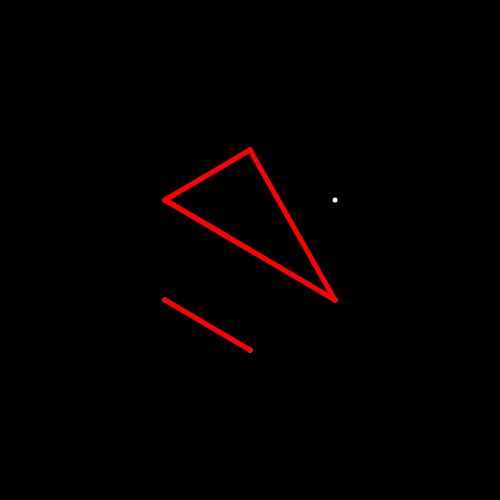
Frame 1 (no input)
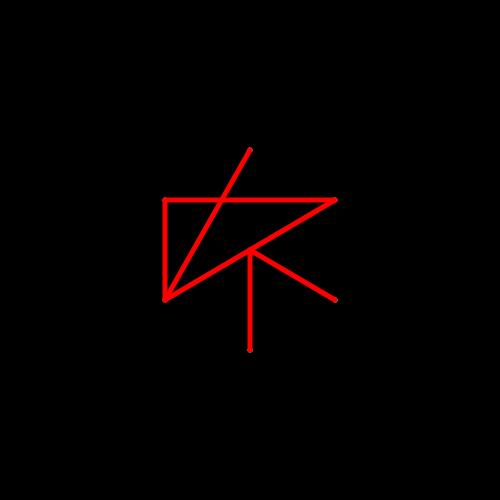
Frame 2 (the mouse pressed at the canvas centre, redrawn once)

The p5.js sketch that drew these frames (run headless with seeded random() and noise() and a simulated clock; the mouse was pressed at the canvas centre and the sketch redrawn once):

// p5.js sketch
// ── sketch.js
let points = []; //declaring array for coordinates
let lineStart = 0;
let lineEnd = 0;

let otherPoints = [
  { x: 25, y: 25 },
  { x: 25, y: 10 },
  { x: 10, y: 90 }, //these are objects literals
  //they specify the keys (name of fields)
  //and values (values of fields) of different
  //
];

function setup() {
  createCanvas(500, 500);

  points = [
    createVector(0, 0),
    createVector(0, -100),
    createVector(85, 50),
    createVector(-85, 50),
    createVector(0, 100),
    createVector(-85, -50),
    createVector(85, -50),
  ];
}

function draw() {
  noLoop();
  background(0);
  translate(width / 2, height / 2);
  stroke(255);
  strokeWeight(5);
  // point(0, 0); //center
  // point(0, -100);
  // point(85, 50);
  // point(-85, 50);
  // point(0, 100);
  // point(-85, -50);
  // point(85, -50);
  for (let i = 0; i < points.length; i++) {
    point(points[i].x, points[i].y);
  }
  stroke(255, 0, 0);
  // line(
  //   points[lineStart].x,
  //   points[lineStart].y,
  //   points[lineEnd].x,
  //   points[lineEnd].y
  // );

  let lineAmount = floor(random(1, 9));
  for (let i = 0; i < lineAmount; i++){
    let start = floor(random(points.length));
    let end = floor(random(points.length));
    line(points[start].x, points[start].y, points[end].x, points[end].y);
  }
}

function mousePressed(){
  lineStart = floor(random(points.length));
  lineEnd = floor(random(points.length));
  //floor function will round a number to whatever the lower whole integar is


}
